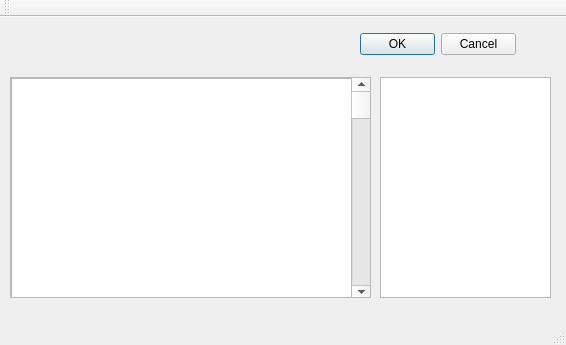
<?xml version="1.0" encoding="UTF-8"?>
<ui version="4.0">
 <class>MainWindow</class>
 <widget class="QMainWindow" name="MainWindow">
  <property name="geometry">
   <rect>
    <x>0</x>
    <y>0</y>
    <width>566</width>
    <height>345</height>
   </rect>
  </property>
  <property name="windowTitle">
   <string>MainWindow</string>
  </property>
  <widget class="QWidget" name="centralWidget">
   <widget class="QScrollArea" name="scrollArea">
    <property name="geometry">
     <rect>
      <x>10</x>
      <y>60</y>
      <width>361</width>
      <height>221</height>
     </rect>
    </property>
    <property name="widgetResizable">
     <bool>true</bool>
    </property>
    <widget class="QWidget" name="scrollAreaWidgetContents">
     <property name="geometry">
      <rect>
       <x>0</x>
       <y>0</y>
       <width>359</width>
       <height>219</height>
      </rect>
     </property>
     <widget class="QListView" name="listView">
      <property name="geometry">
       <rect>
        <x>0</x>
        <y>0</y>
        <width>341</width>
        <height>221</height>
       </rect>
      </property>
     </widget>
     <widget class="QScrollBar" name="verticalScrollBar">
      <property name="geometry">
       <rect>
        <x>340</x>
        <y>0</y>
        <width>21</width>
        <height>221</height>
       </rect>
      </property>
      <property name="orientation">
       <enum>Qt::Vertical</enum>
      </property>
     </widget>
    </widget>
   </widget>
   <widget class="QListView" name="listView_2">
    <property name="geometry">
     <rect>
      <x>380</x>
      <y>60</y>
      <width>171</width>
      <height>221</height>
     </rect>
    </property>
   </widget>
   <widget class="QDialogButtonBox" name="buttonBox">
    <property name="geometry">
     <rect>
      <x>360</x>
      <y>12</y>
      <width>156</width>
      <height>31</height>
     </rect>
    </property>
    <property name="standardButtons">
     <set>QDialogButtonBox::Cancel|QDialogButtonBox::Ok</set>
    </property>
   </widget>
  </widget>
  <widget class="QToolBar" name="mainToolBar">
   <attribute name="toolBarArea">
    <enum>TopToolBarArea</enum>
   </attribute>
   <attribute name="toolBarBreak">
    <bool>false</bool>
   </attribute>
  </widget>
  <widget class="QStatusBar" name="statusBar">
   <property name="autoFillBackground">
    <bool>true</bool>
   </property>
  </widget>
  <widget class="QMenuBar" name="menuBar">
   <property name="geometry">
    <rect>
     <x>0</x>
     <y>0</y>
     <width>566</width>
     <height>23</height>
    </rect>
   </property>
   <property name="autoFillBackground">
    <bool>true</bool>
   </property>
   <property name="defaultUp">
    <bool>true</bool>
   </property>
   <property name="nativeMenuBar">
    <bool>true</bool>
   </property>
  </widget>
 </widget>
 <layoutdefault spacing="6" margin="11"/>
 <resources/>
 <connections/>
</ui>
